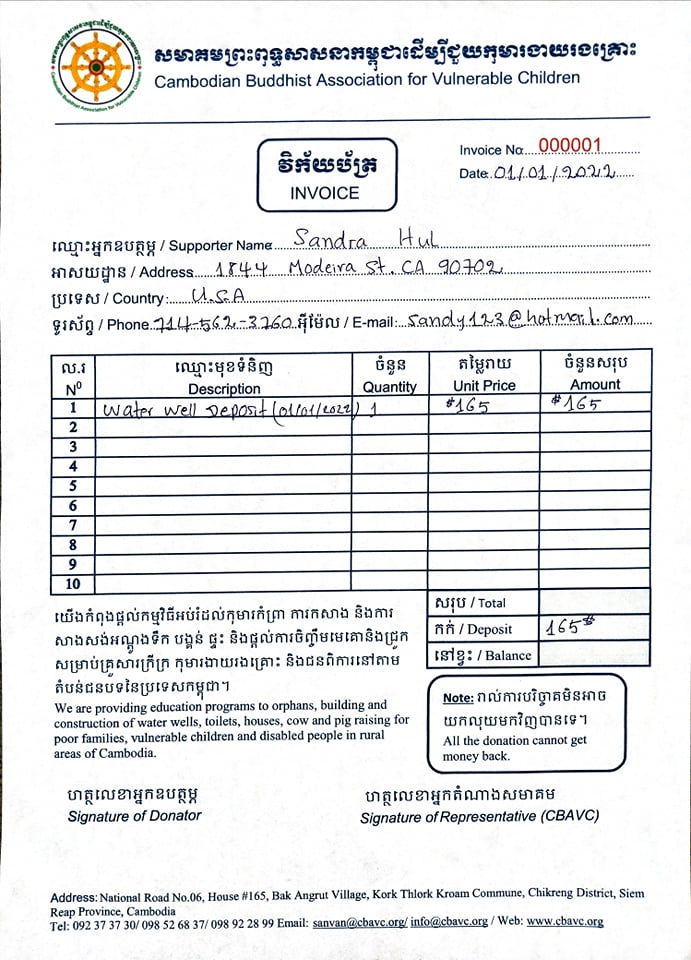
#> input picture Backend/assets/invoice1.jpg, 691 x 960 px
$ python -i table.py   (imports and definitions only)
#> lines starting #> are read from the running program, lines starting #| are printed output that depends on the picture; after the words box and inside, x2 and y2 are one past the last pixel; in counts of white or black regions, pixels touching at a corner belong together
"""Detect a ruled table and split it into cells."""
import cv2
import numpy as np


def _clusters(idx: np.ndarray, gap: int = 4) -> list[int]:
    if len(idx) == 0:
        return []
    groups, start, prev = [], idx[0], idx[0]
    for i in idx[1:]:
        if i - prev > gap:
            groups.append((start + prev) // 2)
            start = i
        prev = i
    groups.append((start + prev) // 2)
    return groups


def find_table(gray: np.ndarray):
    """Returns (xs, ys) grid line coordinates, or None if no table found."""
    h, w = gray.shape
#> h = 960; w = 691
    inv = cv2.adaptiveThreshold(gray, 255, cv2.ADAPTIVE_THRESH_MEAN_C,
                                cv2.THRESH_BINARY_INV, 31, 15)
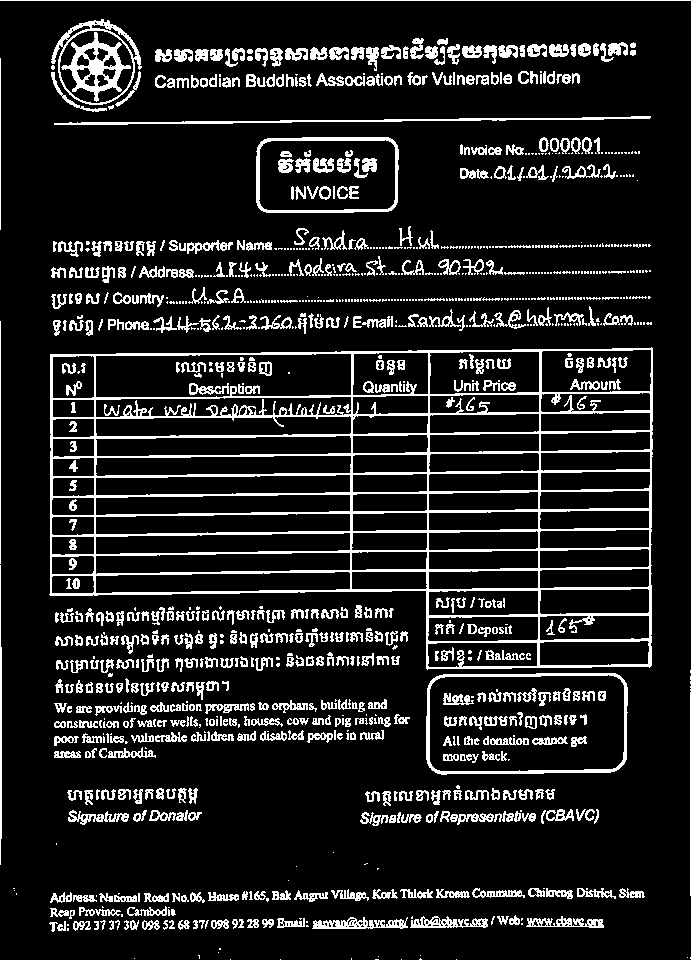
#> inv: shape (960, 691); 12.8% white in thin lines or dots
    hor = cv2.morphologyEx(inv, cv2.MORPH_OPEN, cv2.getStructuringElement(cv2.MORPH_RECT, (w // 12, 1)))
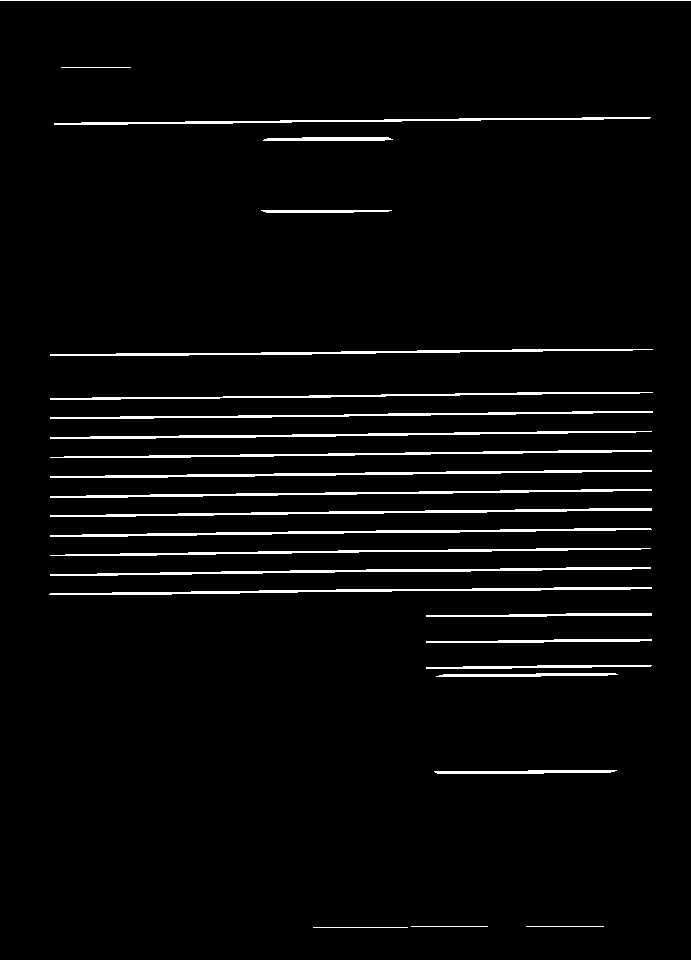
#> hor: shape (960, 691); 3.5% white; 25 white regions, largest, box (x1, y1, x2, y2) and area: (50, 528, 652, 537) 1573, (50, 567, 651, 576) 1555, (49, 587, 652, 595) 1555
    ver = cv2.morphologyEx(inv, cv2.MORPH_OPEN, cv2.getStructuringElement(cv2.MORPH_RECT, (1, h // 40)))
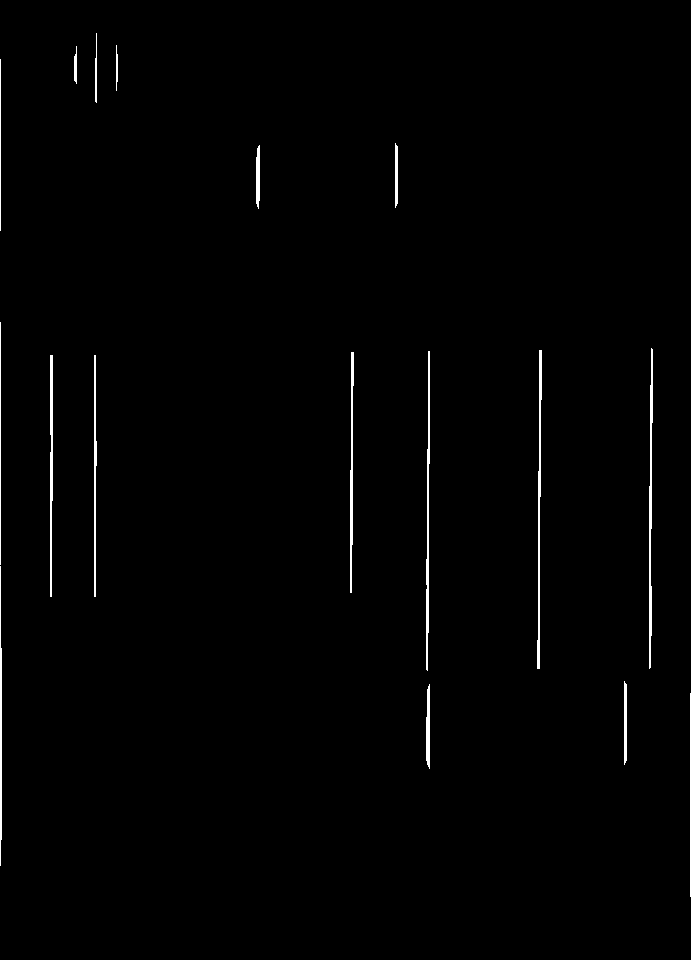
#> ver: shape (960, 691); 0.95% white; 17 white regions, largest, box (x1, y1, x2, y2) and area: (649, 348, 653, 669) 771, (537, 350, 542, 669) 743, (426, 351, 430, 671) 724
    grid = cv2.dilate(cv2.bitwise_or(hor, ver), np.ones((5, 5), np.uint8))
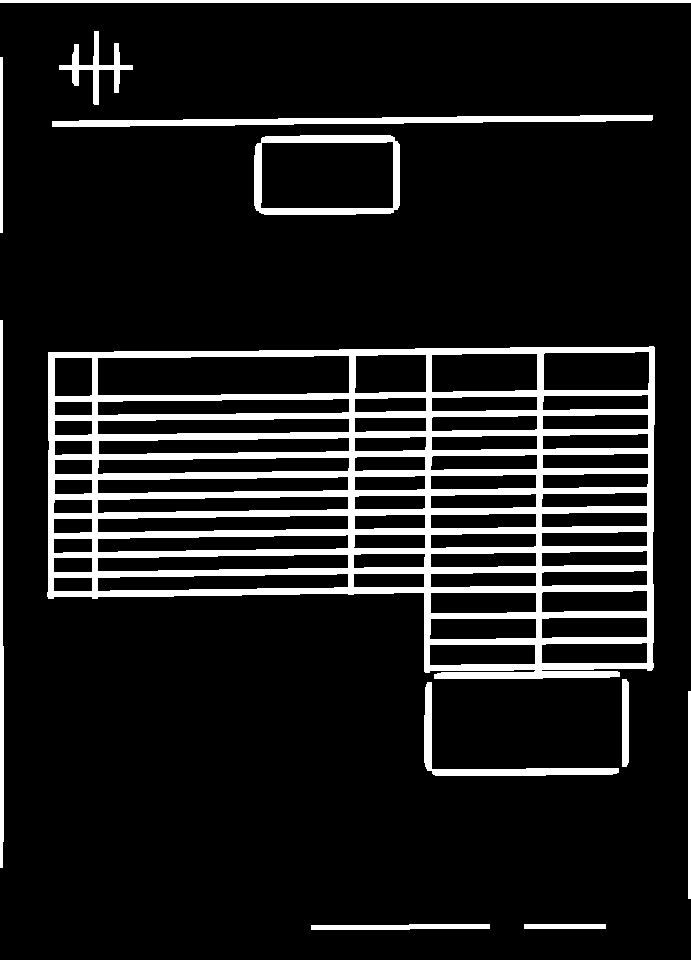
#> grid: shape (960, 691); 11.7% white; 12 white regions, largest, box (x1, y1, x2, y2) and area: (47, 346, 655, 679) 60532, (52, 115, 653, 127) 3798, (254, 135, 400, 215) 2886

    n, _, stats, _ = cv2.connectedComponentsWithStats(grid)
#> n = 13; stats = 13 rows, first 6: [0, 3, 691, 957, 585947], [0, 0, 691, 3, 2073], [59, 31, 74, 74, 1246], [0, 57, 3, 176, 528], [52, 115, 601, 12, 3798], [254, 135, 146, 80, 2886]
    best, best_area = None, 0
    for i in range(1, n):
        x, y, cw, ch, _a = stats[i]
        if cw > w * 0.4 and ch > h * 0.08 and cw * ch > best_area:
            best, best_area = (x, y, cw, ch), cw * ch
#> this loop made 12 passes
#> (x, y, cw, ch, best_area) on pass 7: (47, 346, 608, 333, 202464)
#> (x, y, cw, ch) on passes 1 to 6: (0, 0, 691, 3), (59, 31, 74, 74), (0, 57, 3, 176), (52, 115, 601, 12), (254, 135, 146, 80), (0, 320, 4, 548)
#> after the loop, best_area = 202464
    if best is None:
        return None
    x, y, cw, ch = best
#> x = 47; y = 346; cw = 608; ch = 333
    hr, vr = hor[y:y + ch, x:x + cw], ver[y:y + ch, x:x + cw]
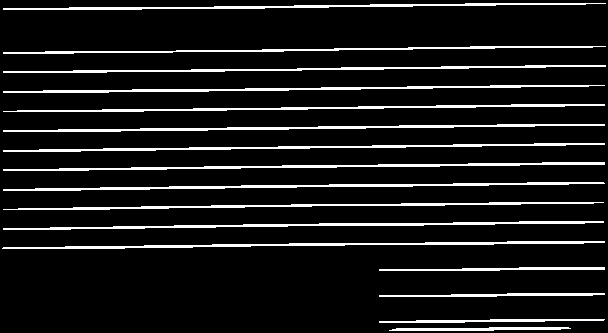
#> hr: shape (333, 608); 9.8% white; 16 white regions, largest, box (x1, y1, x2, y2) and area: (3, 182, 605, 191) 1573, (3, 221, 604, 230) 1555, (2, 241, 605, 249) 1555
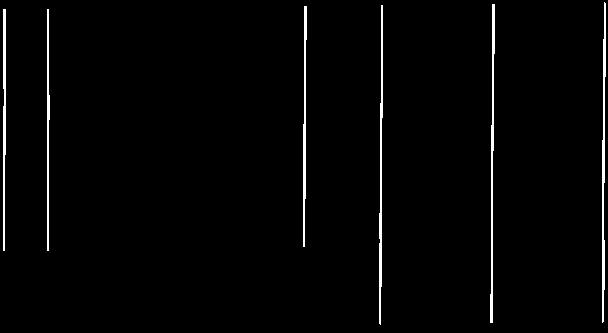
#> vr: shape (333, 608); 2% white in thin lines or dots
    ys = [y + v for v in _clusters(np.where(hr.sum(axis=1) / 255 > 0.5 * cw)[0])]
#> ys = []
    xs = [x + v for v in _clusters(np.where(vr.sum(axis=0) / 255 > 0.35 * ch)[0])]
#> the loop in _clusters (call 2), `for i in idx[1:]:` made 15 passes
#> (i, start, prev) on passes 3, 5, 8, 10, 13: (47, 47, 47), (303, 303, 303), (380, 380, 380), (491, 491, 491), (602, 602, 602)
#> (i, prev) on passes 1, 2, 4, 6, 7, 9: (4, 4), (5, 5), (48, 48), (304, 304), (305, 305), (381, 381)
#> xs = [51, 94, 351, 427, 539, 650]
    if len(ys) < 3 or len(xs) < 3:
        return None
    return xs, ys


def cells(gray: np.ndarray, xs: list[int], ys: list[int], margin: int = 8):
    """Yield (row_idx, col_idx, crop) for every cell, trimmed to avoid grid lines."""
    for r in range(len(ys) - 1):
        for c in range(len(xs) - 1):
            crop = gray[ys[r] + margin: ys[r + 1] - margin, xs[c] + margin: xs[c + 1] - margin]
            yield r, c, crop


def ink_ratio(crop: np.ndarray) -> float:
    if crop.size == 0:
        return 0.0
    bw = cv2.threshold(crop, 0, 255, cv2.THRESH_BINARY_INV + cv2.THRESH_OTSU)[1]
    # ignore near-uniform crops (Otsu would split pure noise)
    if crop.std() < 12:
        return 0.0
    return float((bw > 0).mean())

>>> import cv2
>>> picture = cv2.imread('../../assets/invoice1.jpg', cv2.IMREAD_GRAYSCALE)
>>> result = find_table(picture)
